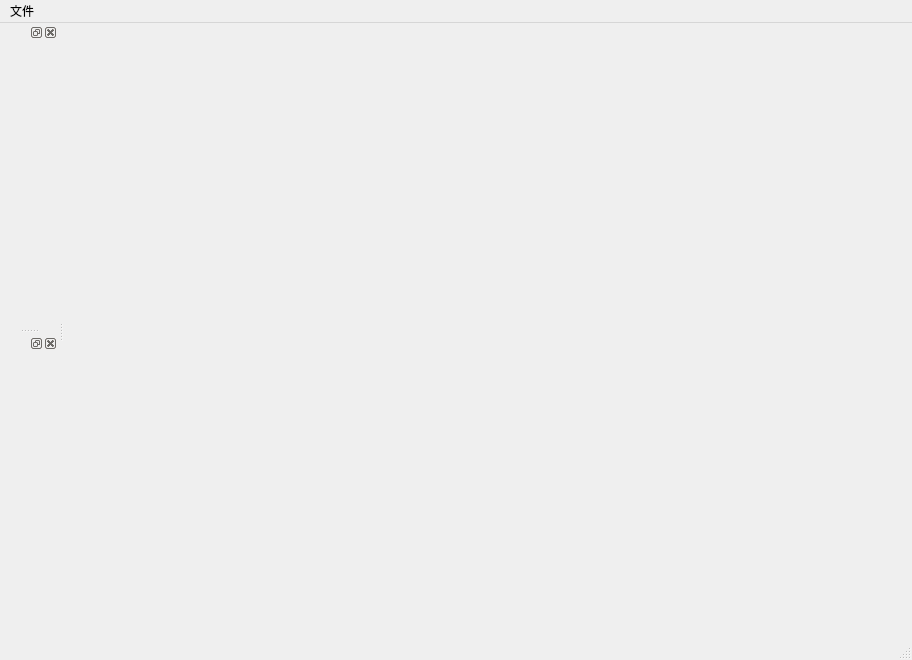
<?xml version="1.0" encoding="UTF-8"?>
<ui version="4.0">
 <class>MainWindow</class>
 <widget class="QMainWindow" name="MainWindow">
  <property name="geometry">
   <rect>
    <x>0</x>
    <y>0</y>
    <width>912</width>
    <height>660</height>
   </rect>
  </property>
  <property name="windowTitle">
   <string>MainWindow</string>
  </property>
  <property name="dockOptions">
   <set>QMainWindow::AllowNestedDocks|QMainWindow::AllowTabbedDocks|QMainWindow::AnimatedDocks|QMainWindow::ForceTabbedDocks|QMainWindow::GroupedDragging|QMainWindow::VerticalTabs</set>
  </property>
  <widget class="QWidget" name="centralwidget">
   <layout class="QVBoxLayout" name="verticalLayout">
    <item>
     <widget class="QWidget" name="widget" native="true">
      <layout class="QVBoxLayout" name="verticalLayout_2"/>
     </widget>
    </item>
   </layout>
  </widget>
  <widget class="QMenuBar" name="menubar">
   <property name="geometry">
    <rect>
     <x>0</x>
     <y>0</y>
     <width>912</width>
     <height>22</height>
    </rect>
   </property>
   <widget class="QMenu" name="menu">
    <property name="title">
     <string>文件</string>
    </property>
   </widget>
   <addaction name="menu"/>
  </widget>
  <widget class="QStatusBar" name="statusbar"/>
  <widget class="QDockWidget" name="dockWidget">
   <attribute name="dockWidgetArea">
    <number>1</number>
   </attribute>
   <widget class="QWidget" name="dockWidgetContents">
    <layout class="QVBoxLayout" name="verticalLayout_3"/>
   </widget>
  </widget>
  <widget class="QDockWidget" name="dockWidget_2">
   <property name="allowedAreas">
    <set>Qt::AllDockWidgetAreas</set>
   </property>
   <attribute name="dockWidgetArea">
    <number>1</number>
   </attribute>
   <widget class="QWidget" name="dockWidgetContents_2">
    <layout class="QVBoxLayout" name="verticalLayout_4"/>
   </widget>
  </widget>
 </widget>
 <resources/>
 <connections/>
</ui>
